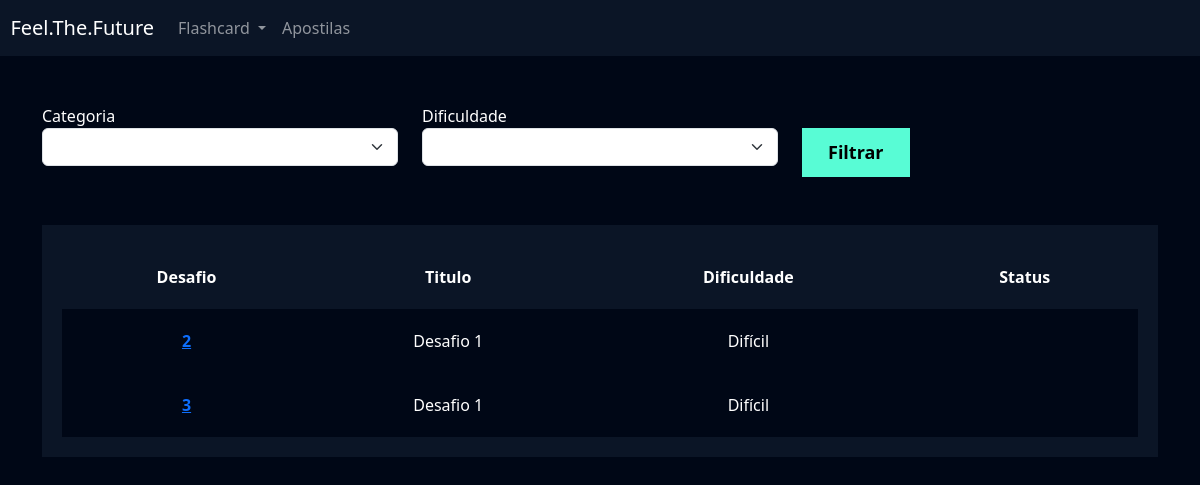
Page /flashcard/listar_desafio/ (signed in) on the earlier database version.
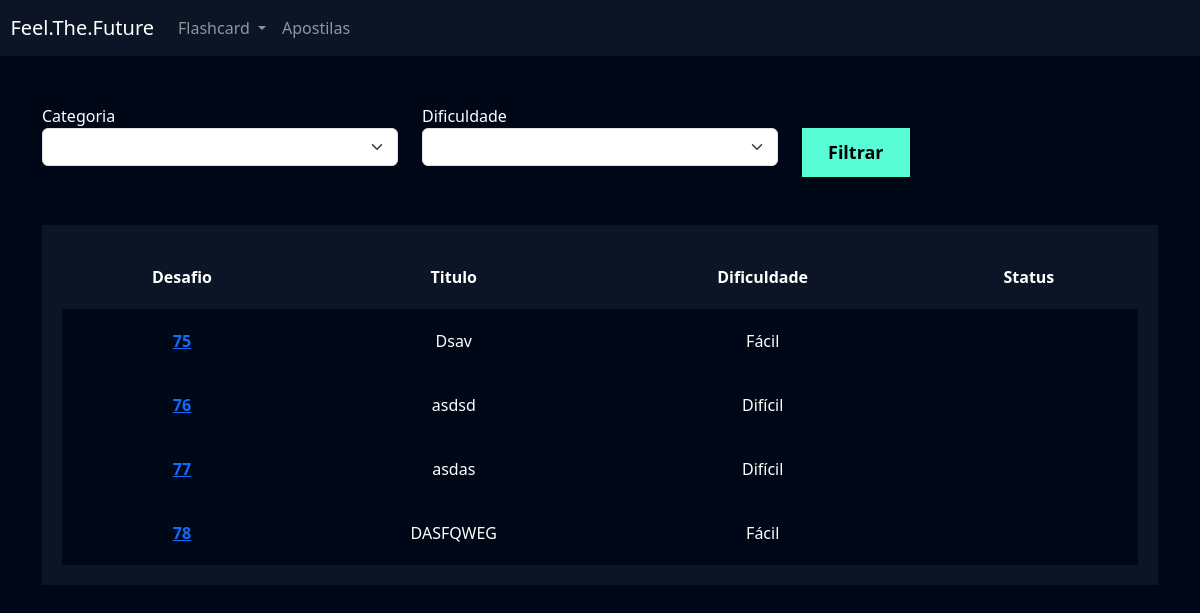
Same page on the later database version.
### flashcard/models.py (models this page shows, shortened)
class Challenge(models.Model):
    user = models.ForeignKey(User, on_delete=models.DO_NOTHING)
    tittle = models.CharField(max_length=100)
    category = models.ManyToManyField(Categoria)
    quantity_questions = models.IntegerField()
    difficulty = models.CharField(
        max_length=1, choices=Flashcard.DIFICULDADE_CHOICES
    )
    flashcards = models.ManyToManyField(FlashcardChallenge)

### flashcard/views.py (the view)
# urls.py: path('listar_desafio/', views.listar_desafio, name="listar_desafio"),
def listar_desafio(request):
    challenge = Challenge.objects.filter(user=request.user)
    return render(request, 'listar_desafio.html', {'desafios': challenge})

### flashcard/templates/listar_desafio.html (shortened to what this page needs)
{% extends "base.html" %}
{% load static %}
{% block 'cabecalho' %}
    <link href="{% static 'usuarios/css/cadastro.css' %}" rel="stylesheet">
    <link href="{% static 'flashcard/css/novo_flashcard.css' %}" rel="stylesheet">
    <link href="{% static 'flashcard/css/iniciar_desafio.css' %}" rel="stylesheet">
    <link href="{% static 'flashcard/css/listar_desafio.css' %}" rel="stylesheet">
    <link href='https://unpkg.com/boxicons@2.1.4/css/boxicons.min.css' rel='stylesheet'>
{% endblock 'cabecalho' %}
{% block 'conteudo' %}
    {% include "partials/header.html" %}
    <div class="container">
        <br>
        <br>
        <div class="row">
            <div class="col-md">
                <form action="}" method="GET">
                <label for="">Categoria</label>
                <select name="categoria" class="form-select">
                </select>
            </div>
            <div class="col-md">
                <label for="">Dificuldade</label>
                <select name="dificuldade" class="form-select">
                </select>
            </div>
            <div class="col-md">
                <br>
                <input type="submit" value="Filtrar" class="btn-cadastro">
            </div>
        </div>
        <br>
        <br>
        <div class="box-listar">
            <table>
                <thead>
                  <tr>
                    <th scope="col">Desafio</th>
                    <th scope="col">Titulo</th>
                    <th scope="col">Dificuldade</th>
                    <th scope="col">Status</th>
                  </tr>
                </thead>
                <tbody>
                    {% for desafio in desafios %}
                        <tr class="linha">
                            <th><a href="{% url 'desafio' desafio.id %}">{{desafio.id}}</a></th>
                            <td>{{desafio.tittle}}</td>
                            <td>{{desafio.get_difficulty_display}}</td>
                            <td>{{desafio.status}}</td>
                        </tr>
                  {% endfor %}
                </tbody>
              </table>
        </div>
    </div>
{% endblock 'conteudo' %}

### templates/base.html (shortened to what this page needs)
{% load static %}
<!doctype html>
<html lang="en">
  <head>
    <link href="https://cdn.jsdelivr.net/npm/bootstrap@5.3.2/dist/css/bootstrap.min.css" rel="stylesheet">
    <link rel="stylesheet" href="{% static 'geral/css/base.css' %}">
    {% block 'cabecalho' %} {% endblock %}
  </head>
  <body>
    {% block 'conteudo' %}{% endblock %}
  </body>
</html>

### templates/partials/header.html (shortened to what this page needs)
<nav style="background-color: var(--main-color)" class="navbar navbar-expand-lg navbar-dark">
    <a class="navbar-brand" href="#">&nbsp&nbspFeel.The.Future</a>
    <div class="collapse navbar-collapse" id="navbarNav">
      <ul class="navbar-nav">
        <li class="nav-item dropdown">
          <a class="nav-link dropdown-toggle" href="#" id="navbarDropdown" role="button" data-bs-toggle="dropdown" aria-expanded="false">
            Flashcard
          </a>
        </li>
        <li class="nav-item">
          <a class="nav-link" href="">Apostilas</a>
        </li>
      </ul>
    </div>
  </nav>

### templates/static/geral/css/base.css (style rules this page uses)
:root { --main-color: #0b1526; --dark-color: #000716; --secondary-dark-color: rgb(15, 2, 26); --light-color: #00c1f3; --contrast-color: #f4c96b; --differential-color: #58fcd5; }
body { background-color: var(--dark-color) !important; color: white !important; }

### templates/static/usuarios/css/cadastro.css (style rules this page uses)
* { margin: 0; padding: 0; }
.btn-cadastro { padding: 10px; background-color: #58fcd5; border: none; border: 1px solid #58fcd5; font-size: 18px; font-weight: bold; padding-left: 25px; padding-right: 25px; }

### templates/static/flashcard/css/listar_desafio.css (style rules this page uses)
.box-listar { background-color: #0b1526; padding: 20px; }
table { width: 100%; padding: 20px; text-align: center; }
.linha { height: 40px; background-color: var(--dark-color); padding: 20px; }
td, th { padding: 20px; }
tr { background-color: var(--main-color); }

Differences in the rows shown:
removed Challenge: id "2", tittle "Desafio 1", difficulty "Difícil"
removed Challenge: id "3", tittle "Desafio 1", difficulty "Difícil"
added Challenge: id "75", tittle "Dsav", difficulty "Fácil"
added Challenge: id "76", tittle "asdsd", difficulty "Difícil"
added Challenge: id "77", tittle "asdas", difficulty "Difícil"
added Challenge: id "78", tittle "DASFQWEG", difficulty "Fácil"
